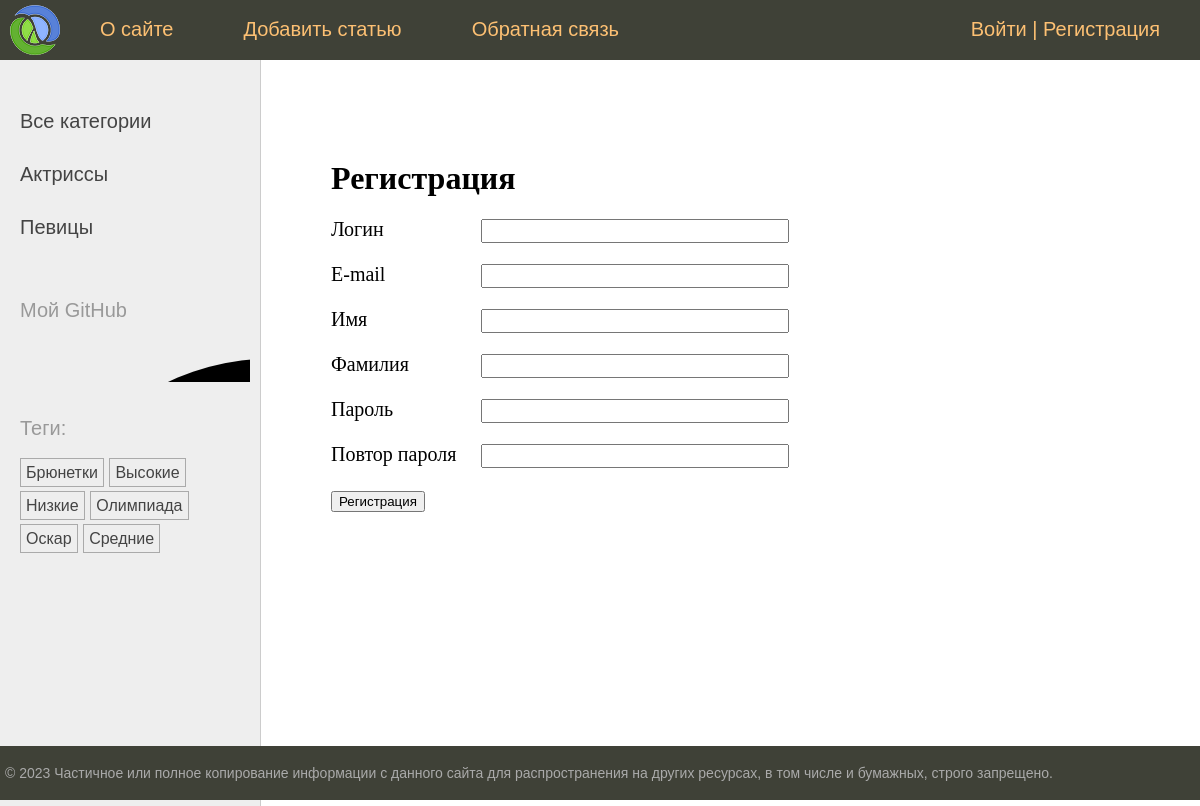
Page /users/register/ on the earlier database version.
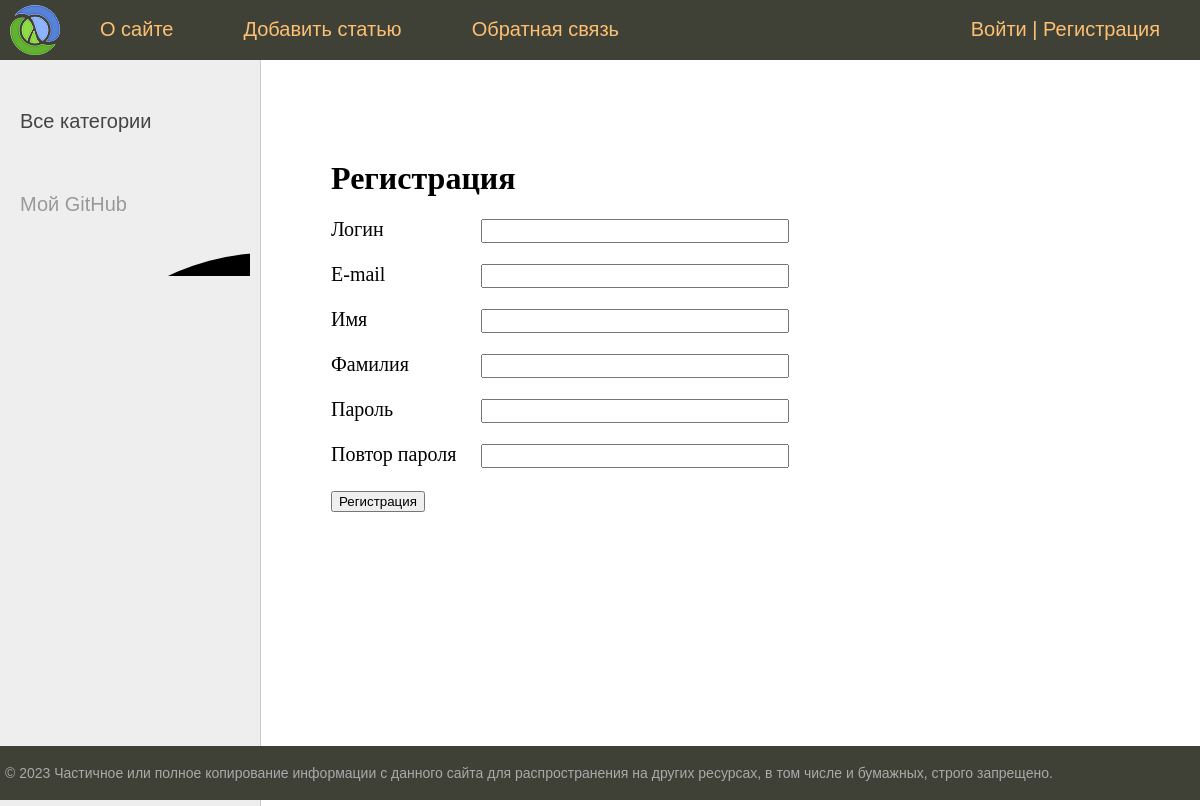
Same page on the later database version.
### newsline/models.py (models this page shows, shortened)
class Category(models.Model):
    name = models.CharField(max_length=100, db_index=True, verbose_name='Категория')
    slug = models.SlugField(max_length=255, unique=True, db_index=True)
    class Meta:
        verbose_name = 'Категория'
        verbose_name_plural = 'Категории'
    def get_absolute_url(self):
        return reverse('category', kwargs={'cat_slug': self.slug})

class TagPost(models.Model):
    tag = models.CharField(max_length=100, db_index=True)
    slug = models.SlugField(max_length=255, unique=True, db_index=True)
    def get_absolute_url(self):
        return reverse('tag', kwargs={'tag_slug': self.slug})

### users/views.py (the view)
# urls.py: path('register/', views.RegisterUser.as_view(), name='register'),
class RegisterUser(CreateView):
    form_class = RegisterUserForm
    template_name = 'users/register.html'
    extra_context = {'title': 'Регистрация'}
    success_url = reverse_lazy('users:login')

### users/forms.py (shortened to what this page needs)
class RegisterUserForm(UserCreationForm):
    username = forms.CharField(label="Логин", widget=forms.TextInput(attrs={'class': 'form-input'}))
    password1 = forms.CharField(label="Пароль", widget=forms.PasswordInput(attrs={'class': 'form-input'}))
    password2 = forms.CharField(label="Повтор пароля", widget=forms.PasswordInput(attrs={'class': 'form-input'}))
    class Meta:
        model = get_user_model()
        fields = ['username', 'email', 'first_name', 'last_name', 'password1', 'password2']
        labels = {
            'email': 'E-mail',
            'first_name': "Имя",
            'last_name': "Фамилия",
        }
        widgets = {
            'email': forms.TextInput(attrs={'class': 'form-input'}),
            'first_name': forms.TextInput(attrs={'class': 'form-input'}),
            'last_name': forms.TextInput(attrs={'class': 'form-input'}),
        }

### newsline/templatetags/newsline_tags.py (called while the page is built)
@register.inclusion_tag('newsline/list_categories.html')
def show_categories(cat_selected=0):
    cats = Category.objects.annotate(total=Count('posts')).filter(total__gt=0)
    return {'cats': cats, 'cat_selected': cat_selected}

### users/context_processors.py (called while the page is built)
def get_news_context(request):
    return {'mainmenu': menu}

### users/templates/users/register.html (shortened to what this page needs)
{% extends 'base.html' %}
{% block content %}
<h1>Регистрация</h1>
<form method="post">
    {% for f in form %}
    <p><label class="form-label" for="{{ f.id_for_label }}">{{ f.label }}</label>{{ f }}</p>
    {% endfor %}
    <p><button type="submit">Регистрация</button></p>
</form>
{% endblock %}

### newsline/templates/newsline/list_categories.html
{% for cat in cats %}
{% if cat.id == cat_selected %}
<li class="selected">{{cat.name}}</li>
{% else %}
<li><a href="{{ cat.get_absolute_url }}">{{cat.name}}</a></li>
{% endif %}
{% endfor %}

### newsline/templates/newsline/list_tags.html
{% if tags %}
<p>Теги:</p>
<ul class="tags-list">
    {% for t in tags %}
    <li><a href="{{t.get_absolute_url}}">{{t.tag}}</a></li>
    {%endfor%}
</ul>
{% endif %}

Differences in the rows shown:
removed Category: name "Актриссы"
removed Category: name "Певицы"
removed TagPost: tag "Брюнетки"
removed TagPost: tag "Высокие"
removed TagPost: tag "Низкие"
removed TagPost: tag "Олимпиада"
removed TagPost: tag "Оскар"
removed TagPost: tag "Средние"
Other differences:
text no longer shown: "Теги:"
